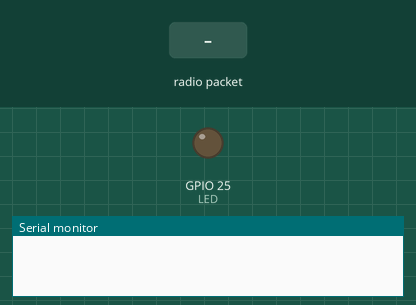
Recording of a sketch running on a simulated ESP32. Parts: output pins drawn as LEDs (lit = HIGH), the last lines printed to the serial monitor. The inputs (shaded band) are chosen by the test bench.

Above: at 1.2 s.
1.3 s: radio packet "OpenLED" arrives
At 1.6 s:
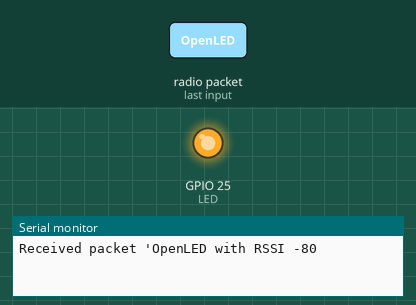
2.8 s: radio packet "CloseLED" arrives
At 3.9 s:
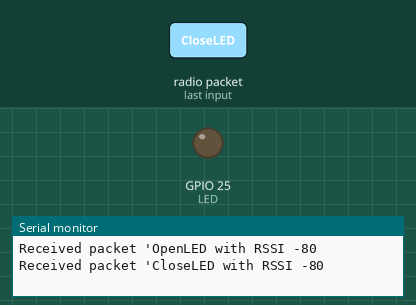
Timing chart, 0 to 5.8 s (numbered marks = the images above; inputs shaded):
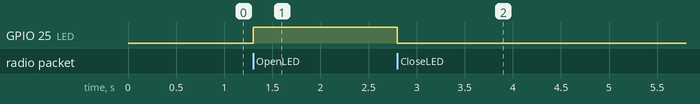

The sketch:

LED_Control_lora_R.ino
```cpp
/*
  Receive the lora signal to control the on and off of the LED.
  Pull the 12th pin high to turn on the LED light.
  Pull pin 13 high to turn off the LED light.
  by Aaron.Lee from HelTec AutoMation, ChengDu, China
  成都惠利特自动化科技有限公司
  www.heltec.cn

  this project also realess in GitHub:
  https://github.com/Heltec-Aaron-Lee/WiFi_Kit_series
*/

#include "heltec.h"
#include "string.h"
#include "stdio.h"
#define LED 25
#define BAND    868E6  //you can set band here directly,e.g. 868E6,915E6
char Readback[50];
void setup() {
    //WIFI Kit series V1 not support Vext control
  Heltec.begin(false /*DisplayEnable Enable*/, true /*Heltec.LoRa Disable*/, true /*Serial Enable*/, true /*PABOOST Enable*/, BAND /*long BAND*/);
	pinMode(LED,OUTPUT);
  digitalWrite(LED,LOW);
}

void loop() {
  // try to parse packet
  int packetSize = LoRa.parsePacket();
  if (packetSize) {
    // received a packet
    Serial.print("Received packet '");
    // read packet
    while (LoRa.available()) {
	  sprintf(Readback+strlen(Readback),"%c",(char)LoRa.read());
    }
    Serial.print(Readback);
	if(strncmp(Readback, "OpenLED", strlen(Readback)) == 0) {
		digitalWrite(LED, HIGH);
	 }
	else if(strncmp(Readback, "CloseLED", strlen(Readback)) == 0) {
		digitalWrite(LED, LOW);
	 }
	 memset(Readback,0,50);
    // print RSSI of packet
    Serial.print(" with RSSI ");
    Serial.println(LoRa.packetRssi());
  }
}
```

Measured:
- after the input at 1.3 s, GPIO 25 (LED): LOW → HIGH at once
- after the input at 2.8 s, GPIO 25 (LED): HIGH → LOW at once
